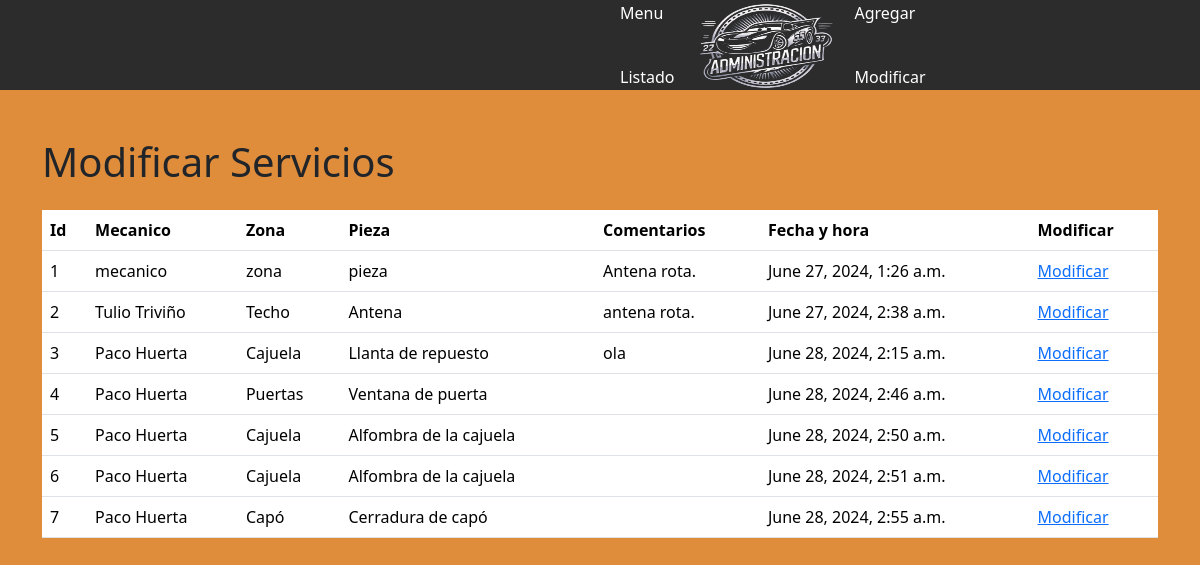
/modificarS (signed in), run on an earlier commit of the app's database.
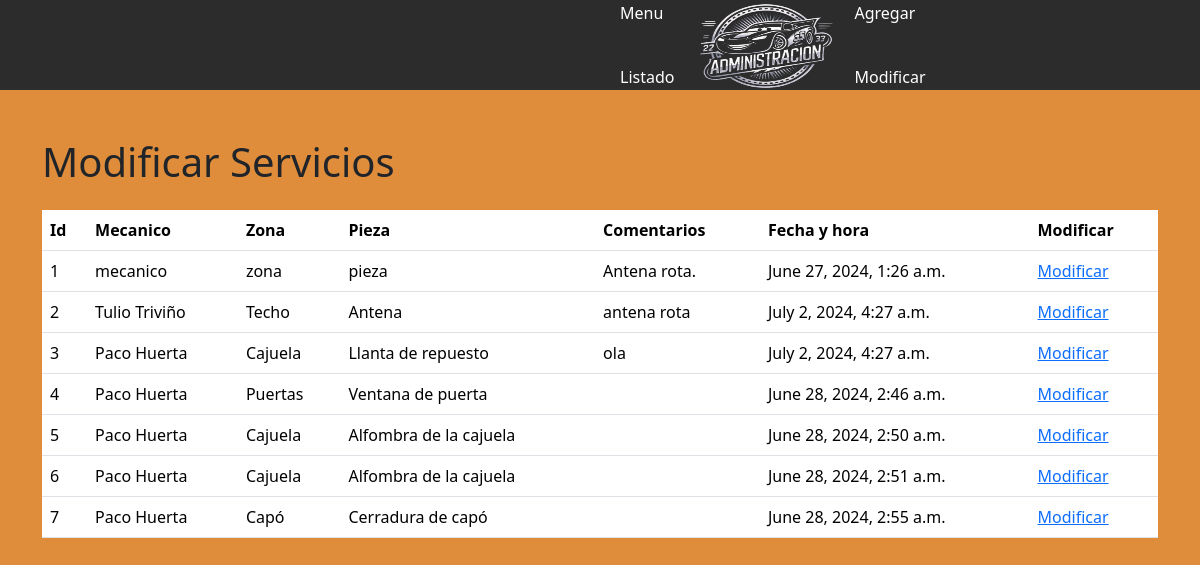
And on a later commit of the database.
### myapp/models.py (models this page shows, shortened)
class Mantenimiento(models.Model):
    id = models.AutoField(primary_key=True)
    mecanico = models.CharField(max_length=255)
    zona = models.CharField(max_length=255)
    pieza = models.CharField(max_length=255)
    comentarios = models.TextField()
    fecha_hora = models.DateTimeField(auto_now_add=True)  # Campo para registrar fecha y hora en el momento de envío de formulario

### myapp/views.py (the view)
# urls.py: path('modificarS', views.ModificarS, name='ModificarS'),
@login_required
@superuser_required
def ModificarS(request):
    mantenimientos = Mantenimiento.objects.all()
    contexto = {
        'mantenimientos': mantenimientos
    }
    return render(request, 'Administracion/ModificarS.html', contexto)

### myapp/templates/Administracion/ModificarS.html (shortened to what this page needs)
{% load static %}
<!DOCTYPE html>
<html lang="en">
<head>
    <link rel="stylesheet" href="{% static 'css/menu.css' %}">
    <link rel="stylesheet" href="{% static 'css/Listado.css' %}">
    <link rel="stylesheet" href="{% static 'bootstrap-5.3.3/css/bootstrap.css' %}">
</head>
<body>
    <div class="navbarM">
        <ul class="nav me-auto mb-4 mb-lg-0">
            <li class="nav-item">
                <a class="nav-link" href="{% url 'menu' %}">Menu</a>
            </li>
            <li class="nav-item">
                <a class="nav-link" href="{% url 'listar' %}">Listado</a>
            </li>
        </ul>
        <a class="logo" href="{% url 'menu' %}">
            <img src="{% static 'imagenes/Adm.png' %}" alt="logo" width="140px" height="100px">
        </a>
        <ul class="nav ms-auto mb-2 mb-lg-0">
            <li class="nav-item">
                <a class="nav-link" href="{% url 'agrega' %}">Agregar</a>
            </li>
            <li class="nav-item">
                <a class="nav-link" href="{% url 'modificar' %}">Modificar</a>
            </li>
        </ul>
    </div>
    <div class="container mt-5">
        <div class="row">
            <div class="col-md-12">
                <h1 class="mb-4">Modificar Servicios</h1>
                <table class="table">
                    <thead>
                        <tr>
                            <th scope="col">Id</th>
                            <th scope="col">Mecanico</th>
                            <th scope="col">Zona</th>
                            <th scope="col">Pieza</th>
                            <th scope="col">Comentarios</th>
                            <th scope="col">Fecha y hora</th>
                            <th scope="col">Modificar</th>
                        </tr>
                    </thead>
                    <tbody>
                        {% for mantenimiento in mantenimientos %}
                            <tr>
                                <td>{{ mantenimiento.id }}</td>
                                <td>{{ mantenimiento.mecanico }}</td>
                                <td>{{ mantenimiento.zona }}</td>
                                <td>{{ mantenimiento.pieza }}</td>
                                <td>{{ mantenimiento.comentarios }}</td>
                                <td>{{ mantenimiento.fecha_hora }}</td>
                                <td>
                                    <a href="{% url 'mantenimiento_findEdit' pk=mantenimiento.id %}">Modificar</a>
                                </td>
                            </tr>
                        {% endfor %}
                    </tbody>
                </table>
            </div>
        </div>
    </div>
</body>
</html>

What changed in the data, as far as the page shows it:
changed Mantenimiento "Tulio Triviño": comentarios "antena rota." → "antena rota"; fecha_hora "June 27, 2024, 2:38 a.m." → "July 2, 2024, 4:27 a.m."
changed Mantenimiento "Llanta de repuesto": fecha_hora "June 28, 2024, 2:15 a.m." → "July 2, 2024, 4:27 a.m."
